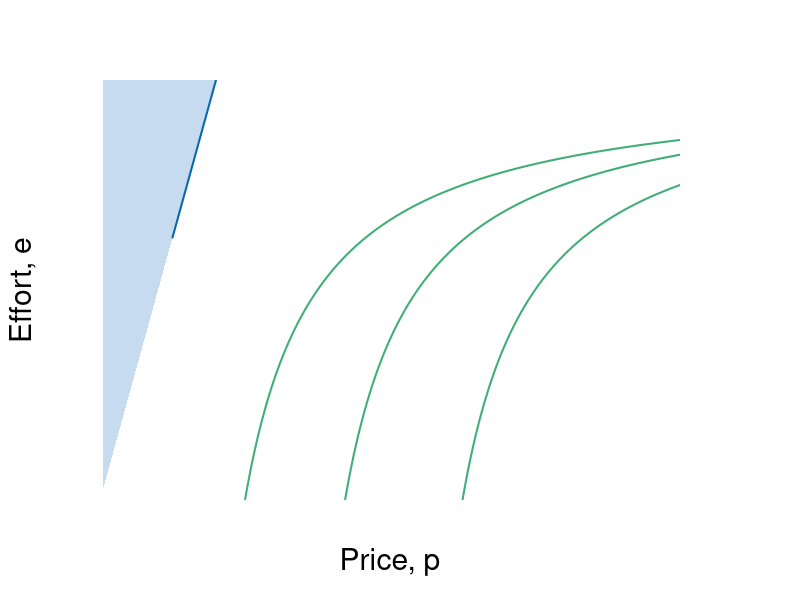

This figure's R source: (Note: this script raises an error after producing the figure.)
require(shape)
pdf(file = "employment/employment_price_edv2.pdf", width = 9, height = 7)

#Set parameters for graphics
axislabelsize <- 1.8
labelsize <- 1.5
namesize <- 1.8
annotatesize <- 1.5
graphlinewidth <- 2
segmentlinewidth <- 1.5

COL <- c("#7fc97f", "#beaed4", "#fdc086", "#ffff99", "#386cb0", "#f0027f", "#bf5b17", "#666666")
COLA <- c("#e0f3db", "#99d8c9","#66c2a4","#41ae76", "#238b45", "#005824")
COLB <- c("#c6dbef", "#4eb3d3", "#2b8cbe", "#0868ac","#084081")
COLC <- c("#fcfbfd", "#efedf5", "#dadaeb", "#bcbddc", "#9e9ac8", "#807dba", "#6a51a3", "#54278f", "#3f007d")
grays <- gray.colors(25, start = 1, end = 0)

#Parameters for figures
u1 <- 4
u2 <- 10
u3 <- 16
a1 <- 2
a2 <- 2
a3 <- 2

indiffFn1 <- function(y, u1 = 4.5, a1 = 5) {
  1 - (a1) / (y - u1)
}

indiffFn2 <- function(y, u2 = 10.5, a2 = 5) {
  1 - (a2) / (y - u2)
}

indiffFn3 <- function(y, u3 = 16.5, a3 = 5) {
  1 - (a3) / (y - u3)
}

PCFn <- function(delta, mu = 16) {
  delta/mu
}

#The derivative for the function q = 1 - delta/(p - u) = delta/p - u)^2;
#From that we get the derivative and substitute in the relevant values
#for delta, u and p; that is we get a slope of 1/32
#But we also need the intercept; 0.375 above, or q/2 as it stood
tangentLine <- function(w){
  0.375 + (1/32)*w
}

solowCondition <- function(w, delta = 5){
  (w*(1/(8*delta)))
}


par(mar =  c(5, 5, 4, 6))
xlims <- c(0, 40)
ylims <- c(0, 1)


plot(0, 0, xlim = xlims, ylim = ylims, type = "n",
     xlab = expression(paste("Price, ", p)),
     ylab = expression(paste("Effort, ", e)),
     xaxt = "n", 
     yaxt = "n",
     cex.lab = axislabelsize, 
     bty = "n", 
     xaxs="i", 
     yaxs="i")


xpoly1 <- seq(from = xlims[1] + 0.2, to = 8, length.out = 500)
ypoly1 <- PCFn(xpoly1, mu = 8)
polygon(x = c(xpoly1, rev(xpoly1[1])), y = c(ypoly1, rev(ypoly1)[1]), col=COLB[1], density=NULL, border = NA)


npts <- 500 
xx1 <- seq(u1 + a1 + 0.1, xlims[2], length.out = npts)
xx2 <- seq(u2 + a2 + 0.1, xlims[2], length.out = npts)
xx3 <- seq(20, xlims[2], length.out = npts)
xx4 <- seq(7, 17, 0.01)
xx5 <- seq(5, xlims[2], length.out = npts)
xx6 <- seq(11.9, xlims[2], length.out = npts)
xx7 <- seq(xlims[1], 20, length.out = npts)


#Draw the lines for the graphs
lines(xx5, PCFn(xx5, mu = 8), col = COLB[4], lwd = graphlinewidth)
lines(xx6, indiffFn1(xx6, u1 = 11.9), col = COLA[4], lwd = graphlinewidth)
lines(xx5, indiffFn1(xx5, u1 = 5), col = COLA[4], lwd = graphlinewidth)
lines(xx3, indiffFn1(xx3, u1 =20), col = COLA[4], lwd = graphlinewidth)
#lines(xx6, prodFn2(xx6), col = COLB[4], lwd = graphlinewidth)
lines(xx9, solowCondition(xx9, delta = 5), col = COLB[4], lwd = graphlinewidth)

#Customize ticks and labels for the plot
ticksy <- c(0, PCFn(delta = 4, mu = 8), 1, 1.1)
ylabels <- c(0, expression(paste(e^C)), expression(paste(bar(e) == 1) ), NA)
ticksx <- c(0, 4, xlims[2])
xlabels <- c(0, expression(paste(p^C)), NA)
axis(1, at = ticksx, pos = 0, labels = xlabels, cex.axis = labelsize)
axis(2, at = ticksy, pos = 0, labels = ylabels, las = 1,cex.axis = labelsize)

#Annotation of the three indifference curves
text(6.5, 0.075, expression(paste(u[1])), cex = labelsize-0.05)
text(15, 0.075, expression(paste(u[2] == u[z])), cex = labelsize-0.05)
text(15, 0.035, expression(paste(phantom() == 0)), cex = labelsize-0.05)
text(18.5, 0.075, expression(paste(u[3])), cex = labelsize-0.05)

#Line for the max quality, q = 1 
segments(0, 1, xlims[2], 1, lty = 2, col = grays[20], lwd = 2)
#Annotating line of 100% quality
#text(1.4, 1.025, expression(paste("Maximum level of effort, ", bar(e))))

#Add a point for the tangency
segments(4, 0, 4, PCFn(delta = 4, mu = 8), lty = 2, col = grays[20], lwd = segmentlinewidth)
segments(0, PCFn(delta = 4, mu = 8), 4, PCFn(delta = 4, mu = 8), lty = 2, col = grays[22], lwd = segmentlinewidth)
points(4, PCFn(delta = 4, mu = 8), pch = 16, col = "black", cex = labelsize)
text(4, PCFn(delta = 4, mu = 8) + 0.03, expression(paste(c)),cex = labelsize)


#Label the feasible frontier
text(2, 0.75, expression("Better for"), cex = labelsize)
text(2, 0.7, expression("employer"), cex = labelsize)
Arrows(1.8, 0.78, 1, 0.89, col = "black", lty = 1, lwd = 2, arr.type = "triangle", arr.lwd = 0.5)


text(8, 0.25, expression("Better for"), cex = labelsize)
text(8, 0.2, expression("employee"), cex = labelsize)
Arrows(8.8, 0.225, 10, 0.225, col = "black", lty = 1, lwd = 2, arr.type = "triangle", arr.lwd = 0.5)


text(3.5, 0.97, expression(paste("Slope of isoprofit")), cex = labelsize)
text(3.5, 0.89, expression(paste(-mrt(p,e) == frac(Delta*e,Delta*p),phantom()==frac(e, p))), cex = labelsize)
Arrows(5.3, 0.89, 6.8, 0.89, col = "black", lty = 1, lwd = 2, arr.type = "triangle", arr.lwd = 0.5)

text(8.5, 0.5, expression(paste(mrs(p,e) == frac(u[p],u[e]),phantom()==-frac(e, p),phantom() == mrt(p,e))), cex = labelsize, xpd = TRUE)
Arrows(5.9, 0.5, 4.3, 0.5, col = "black", lty = 1, lwd = 2, arr.type = "triangle", arr.lwd = 0.5)


dev.off()
